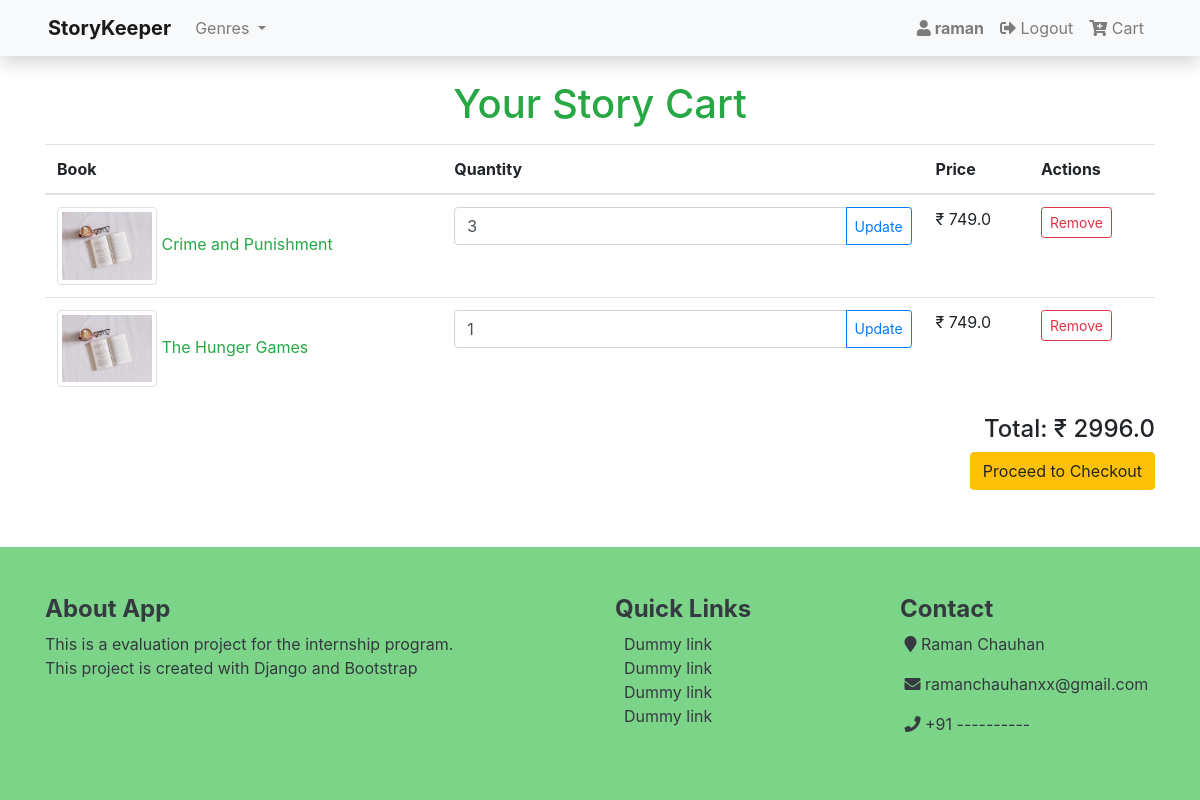
The app's page /cart/ (signed in) with its own data.
### books/models.py (models this page shows, shortened)
class Cart(models.Model):
    user = models.ForeignKey(User, on_delete=models.CASCADE, null=True, blank=True)
    books = models.ForeignKey(Book, on_delete=models.SET_NULL, blank=True, null=True)
    quantity = models.IntegerField(default=0, null=True, blank=True)
    date_added = models.DateTimeField(auto_now_add=True)

class Book(models.Model):
    title  		 = models.CharField(max_length=200)
    slug         = models.SlugField(max_length=140, unique=True)
    author 		 = models.CharField(max_length=100)
    genre   	 = models.CharField(max_length=100)
    price     	 = models.FloatField(default=0)
    quantity   	 = models.IntegerField(default=0)
    description  = models.TextField(default='No Description', null=True, blank=False)
    average_rating  = models.FloatField(default=0)
    created_on 	 = models.DateTimeField(auto_now_add=True)
    updated_on 	 = models.DateTimeField(auto_now=True)
    digital         = models.BooleanField(default=False, null=True, blank=False)
    status          = models.IntegerField(choices=status,default = 1)
    class Meta:
        ordering    = ['-quantity']

### books/views.py (the view)
# urls.py: path('cart/', views.cart_view, name='cart'),
@login_required
def cart_view(request):
    cart_items = Cart.objects.filter(user=request.user).order_by('-date_added')
    genre = Book.objects.values('genre').distinct().order_by('genre')
    if not cart_items:
        messages.error(request, 'Add at least one Story to your cart!')
        return redirect_to_previous_page(request)
    total_amount = 0
    for cart_item in cart_items:
        total_amount += cart_item.books.price * cart_item.quantity
    return render(request, 'shopping/cart.html', {'cart_items': cart_items, 'cart_total': total_amount, 'genre':genre})

### books/templates/shopping/cart.html (shortened to what this page needs)
{% extends 'base.html' %}
{% load static %}
{% block content %}
<div class="container mt-4">
    <h1 class="text-success text-center mb-3">Your Story Cart</h1>
    {% if cart_items %}
    <div class="table-responsive-sm">
    <table class="table">
        <thead>
            <tr>
                <th scope="col">Book</th>
                <th scope="col">Quantity</th>
                <th scope="col">Price</th>
                <th scope="col">Actions</th>
            </tr>
        </thead>
        <tbody>
            {% for item in cart_items %}
            <tr>
                <td>
                    <img src="{% static 'images/thumbnail.jpg' %}" alt="{{ item.books.title }}" class="img-thumbnail" width="100">
                    <a href="#"><span class="text-success">{{ item.books.title }}</span></a>
                </td>
                <td>
                    <form method="post" action="{% url 'update_cart' item.id %}">
                        <div class="input-group">
                            <input type="number" name="quantity" value="{{ item.quantity }}" min="1" class="form-control">
                            <div class="input-group-append">
                                <button type="submit" class="btn btn-outline-primary btn-sm">Update</button>
                            </div>
                        </div>
                    </form>
                </td>
                <td>&#8377; {{ item.books.price }}</td>
                <td>
                    <a href="{% url 'remove_from_cart' item.id %}" class="btn btn-outline-danger btn-sm">Remove</a>
                </td>
            </tr>
            {% endfor %}
        </tbody>
    </table>
</div>
    <div class="text-right mt-3">
        <h4>Total: &#8377; {{ cart_total }}</h4>
        <form method="post" action="checkout">
            <button type="submit" class="btn btn-warning">Proceed to Checkout</button>
        </form>
    </div>
    {% else %}
    <div class="container shadow">
        <h2 class="text-center text-danger text-bold">Your Story Cart</h2>
            <strong>Your Story cart is currently empty.</strong>
        <a href="{% url 'home' %}">Explore more stories</a>
    </div>
    {% endif %}
</div>
{% endblock %}

### books/templates/base.html (shortened to what this page needs)
<!DOCTYPE html>
<html lang="en">
<head>
    <link href="https://cdnjs.cloudflare.com/ajax/libs/font-awesome/5.15.4/css/all.min.css" rel="stylesheet">
    <link rel="stylesheet" href="https://cdn.jsdelivr.net/npm/bootstrap@4.6.2/dist/css/bootstrap.min.css">
    {% load static %}
</head>
<body>
<div class="d-flex flex-column min-vh-100">
    <nav class="navbar sticky-top navbar-expand-lg navbar-light bg-light shadow px-5">
        <a class="navbar-brand" href="{% url 'home' %}"><b>StoryKeeper</b></a>
        <div class="collapse navbar-collapse" id="navbarSupportedContent">
            <ul class="navbar-nav mr-auto">
                {% if genre %}
                <li class="nav-item dropdown">
                    <a class="nav-link dropdown-toggle" href="#" role="button" data-toggle="dropdown" aria-expanded="false">
                        Genres
                    </a>
                </li>
                {% endif %}
            </ul>
        </div>
        <div class="collapse navbar-collapse" id="navbarSupportedContent">
            <ul class="navbar-nav ml-auto">
                {% if user.is_authenticated %}
                <li class="nav-item">
                    <a class="nav-link">
                        <strong>
                            <i class="fas fa-user"></i>
                            {{ user.username }}
                        </strong>
                    </a>
                </li>
                <li class="nav-item">
                <a class="nav-link" href="{% url 'logout' %}">
                    <i class="fas fa-sign-out-alt"></i> Logout</a>
                </li>
                <li class="nav-item">
                <a class="nav-link" href="{% url 'cart' %}">
                    <i class="fa fa-cart-plus"></i> Cart</a>
                </li>
                {% endif %}
            </ul>
        </div>
    </nav>
    <div class="container-fluid flex-grow-1">
        {% block content %} {% endblock %}
    </div>
    <footer id="pageFooter" class="footer text-dark py-5 mt-5" style="background-color:rgb(124, 212, 136);">
        <div class="container">
            <div class="row">
                <div class="col-md-6">
                    <h4><b>About App</b></h4>
                    <p>This is a evaluation project for the internship program.<br>
                    This project is created with Django and Bootstrap</p>
                </div>
                <div class="col-md-3">
                    <h4><b>Quick Links</b></h4>
                    <ul class="list-unstyled">
                        <li><a href="#" class="text-dark">&nbsp;&nbsp;Dummy link</a></li>
                        <li><a href="#" class="text-dark">&nbsp;&nbsp;Dummy link</a></li>
                        <li><a href="#" class="text-dark">&nbsp;&nbsp;Dummy link</a></li>
                        <li><a href="#" class="text-dark">&nbsp;&nbsp;Dummy link</a></li>
                    </ul>
                </div>
                <div class="col-md-3">
                    <h4><b>Contact </b></h4>
                    <address>
                        <p>&nbsp;<i class="fa fa-map-marker"></i> Raman Chauhan</p>
                        <p>&nbsp;<i class="fa fa-envelope"></i> ramanchauhanxx@gmail.com</p>
                        <p>&nbsp;<i class="fa fa-phone"></i> +91 ----------</p>
                    </address>
                </div>
            </div>
        </div>
    </footer>
</div>
</body>
</html>

### records on screen
Cart: books "Crime and Punishment", quantity "3", books.price "749.0"
Cart: books "The Hunger Games", quantity "1", books.price "749.0"

### other values on screen
{{ user.username }} "raman"
{{ cart_total }} "2996.0"
